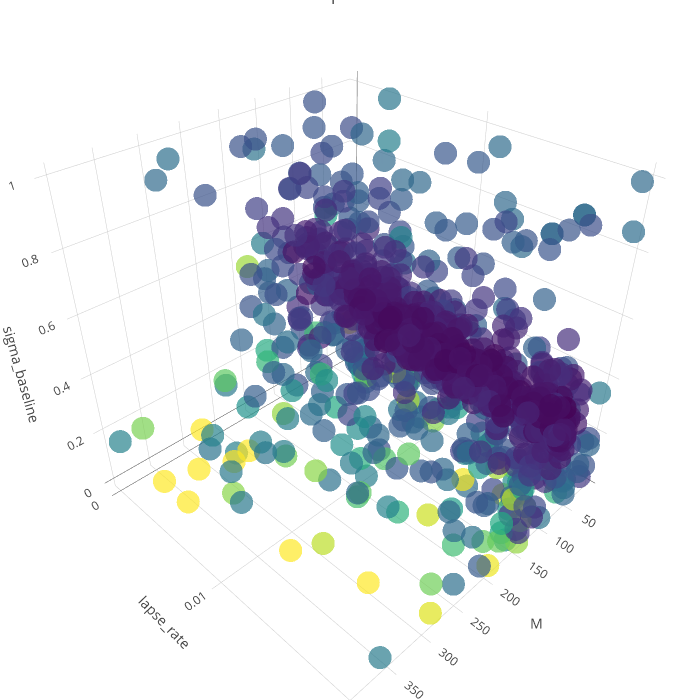

Notebook source saved alongside this figure:
### Code cell
# Filter the start of steps only
df_cmaes_traj = df_best_fits[df_best_fits['step'] < 1000]
result_to_color = np.array(df_cmaes_traj['dist_emfitscaled'])
# result_to_color = np.array(df_cmaes_traj['step'])
result_to_color = np.log(result_to_color)

text = ['> %s' % (x) for x in result_to_color]

trace1 = go.Scatter3d(
        x = df_cmaes_traj['M'],
        y = df_cmaes_traj['lapse_rate'],
        z = df_cmaes_traj['sigma_baseline'],
        text = text,
        mode = 'markers',
        marker = go.Marker(
            color = result_to_color,
            size = 8,
            colorscale='Viridis',
            opacity=0.7
        )
    )
data = [trace1]
layout = go.Layout(
    title='Landscape for NLL92',
    autosize=False,
    width=700,
    height=700,
    margin=dict(
        l=0,
        r=0,
        b=0,
        t=0),
    scene=go.Scene(
        xaxis=go.XAxis(
            title='M',
        ),
        yaxis=go.YAxis(
            title='lapse_rate',
        ),
        zaxis=go.ZAxis(
            title='sigma_baseline',
        )
    )
)
fig = go.Figure(data=data, layout=layout)
py.iplot(fig)

### Figure 1 — Plotly figure (JSON) as saved in the notebook; plotly's stock layout.template omitted (floating-point values rounded to 4 significant figures; data arrays with more than 128 entries replaced by an {"elided": "..."} marker saying what was removed)
{"data": [{"marker": {"color": {"elided": "953 float values"}, "colorscale": "Viridis", "opacity": 0.7, "size": 8}, "mode": "markers", "text": {"elided": "953 str values"}, "type": "scatter3d", "x": {"elided": "953 int values"}, "y": {"elided": "953 float values"}, "z": {"elided": "953 float values"}}], "layout": {"autosize": false, "height": 700, "margin": {"b": 0, "l": 0, "r": 0, "t": 0}, "scene": {"xaxis": {"title": "M"}, "yaxis": {"title": "lapse_rate"}, "zaxis": {"title": "sigma_baseline"}}, "title": "Landscape for NLL92", "width": 700}}
